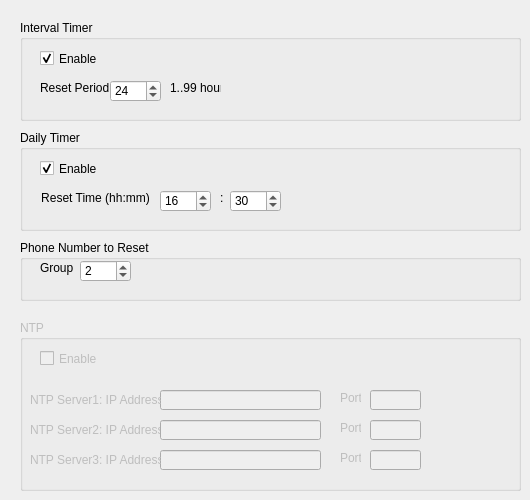
    <widget class="QWidget" name="tab_6">
     <attribute name="title">
      <string>Restart/Time</string>
     </attribute>
     <widget class="QGroupBox" name="groupBox_16">
      <property name="geometry">
       <rect>
        <x>20</x>
        <y>20</y>
        <width>501</width>
        <height>101</height>
       </rect>
      </property>
      <property name="title">
       <string>Interval Timer</string>
      </property>
      <widget class="QCheckBox" name="RSIT">
       <property name="geometry">
        <rect>
         <x>20</x>
         <y>30</y>
         <width>70</width>
         <height>17</height>
        </rect>
       </property>
       <property name="text">
        <string>Enable</string>
       </property>
       <property name="checked">
        <bool>true</bool>
       </property>
      </widget>
      <widget class="QLabel" name="lblRSHR">
       <property name="geometry">
        <rect>
         <x>20</x>
         <y>60</y>
         <width>71</width>
         <height>16</height>
        </rect>
       </property>
       <property name="text">
        <string>Reset Period</string>
       </property>
      </widget>
      <widget class="QLabel" name="lblRSHR_2">
       <property name="geometry">
        <rect>
         <x>150</x>
         <y>60</y>
         <width>51</width>
         <height>16</height>
        </rect>
       </property>
       <property name="text">
        <string>1..99 hour</string>
       </property>
      </widget>
      <widget class="QSpinBox" name="RSHR">
       <property name="geometry">
        <rect>
         <x>90</x>
         <y>60</y>
         <width>51</width>
         <height>22</height>
        </rect>
       </property>
       <property name="minimum">
        <number>1</number>
       </property>
       <property name="maximum">
        <number>99</number>
       </property>
       <property name="value">
        <number>24</number>
       </property>
      </widget>
     </widget>
     <widget class="QGroupBox" name="groupBox_17">
      <property name="geometry">
       <rect>
        <x>20</x>
        <y>130</y>
        <width>501</width>
        <height>101</height>
       </rect>
      </property>
      <property name="title">
       <string>Daily Timer</string>
      </property>
      <widget class="QLabel" name="lblDTHR">
       <property name="geometry">
        <rect>
         <x>20</x>
         <y>60</y>
         <width>111</width>
         <height>16</height>
        </rect>
       </property>
       <property name="text">
        <string>&lt;html&gt;&lt;head/&gt;&lt;body&gt;&lt;p align=&quot;center&quot;&gt;Reset Time (hh:mm)&lt;/p&gt;&lt;/body&gt;&lt;/html&gt;</string>
       </property>
      </widget>
      <widget class="QCheckBox" name="RSDT">
       <property name="geometry">
        <rect>
         <x>20</x>
         <y>30</y>
         <width>70</width>
         <height>17</height>
        </rect>
       </property>
       <property name="text">
        <string>Enable</string>
       </property>
       <property name="checked">
        <bool>true</bool>
       </property>
      </widget>
      <widget class="QLabel" name="label_68">
       <property name="geometry">
        <rect>
         <x>200</x>
         <y>60</y>
         <width>16</width>
         <height>16</height>
        </rect>
       </property>
       <property name="text">
        <string>:</string>
       </property>
      </widget>
      <widget class="QSpinBox" name="DTHR">
       <property name="geometry">
        <rect>
         <x>140</x>
         <y>60</y>
         <width>51</width>
         <height>22</height>
        </rect>
       </property>
       <property name="minimum">
        <number>0</number>
       </property>
       <property name="maximum">
        <number>23</number>
       </property>
       <property name="value">
        <number>16</number>
       </property>
      </widget>
      <widget class="QSpinBox" name="DTMN">
       <property name="geometry">
        <rect>
         <x>210</x>
         <y>60</y>
         <width>51</width>
         <height>22</height>
        </rect>
       </property>
       <property name="minimum">
        <number>0</number>
       </property>
       <property name="maximum">
        <number>59</number>
       </property>
       <property name="value">
        <number>30</number>
       </property>
      </widget>
     </widget>
     <widget class="QGroupBox" name="groupBox_18">
      <property name="geometry">
       <rect>
        <x>20</x>
        <y>240</y>
        <width>501</width>
        <height>61</height>
       </rect>
      </property>
      <property name="title">
       <string>Phone Number to Reset</string>
      </property>
      <widget class="QLabel" name="label_71">
       <property name="geometry">
        <rect>
         <x>20</x>
         <y>20</y>
         <width>71</width>
         <height>16</height>
        </rect>
       </property>
       <property name="text">
        <string>Group</string>
       </property>
      </widget>
      <widget class="QSpinBox" name="GPHR">
       <property name="geometry">
        <rect>
         <x>60</x>
         <y>20</y>
         <width>51</width>
         <height>22</height>
        </rect>
       </property>
       <property name="minimum">
        <number>0</number>
       </property>
       <property name="maximum">
        <number>9</number>
       </property>
       <property name="value">
        <number>2</number>
       </property>
      </widget>
     </widget>
     <widget class="QGroupBox" name="groupBox_19">
      <property name="enabled">
       <bool>false</bool>
      </property>
      <property name="geometry">
       <rect>
        <x>20</x>
        <y>320</y>
        <width>501</width>
        <height>171</height>
       </rect>
      </property>
      <property name="title">
       <string>NTP</string>
      </property>
      <widget class="QCheckBox" name="checkBox_18">
       <property name="geometry">
        <rect>
         <x>20</x>
         <y>30</y>
         <width>70</width>
         <height>17</height>
        </rect>
       </property>
       <property name="text">
        <string>Enable</string>
       </property>
      </widget>
      <widget class="QLineEdit" name="lineEdit_56">
       <property name="geometry">
        <rect>
         <x>140</x>
         <y>70</y>
         <width>161</width>
         <height>20</height>
        </rect>
       </property>
      </widget>
      <widget class="QLabel" name="label_72">
       <property name="geometry">
        <rect>
         <x>320</x>
         <y>70</y>
         <width>21</width>
         <height>16</height>
        </rect>
       </property>
       <property name="text">
        <string>Port</string>
       </property>
      </widget>
      <widget class="QLabel" name="label_73">
       <property name="geometry">
        <rect>
         <x>10</x>
         <y>70</y>
         <width>131</width>
         <height>20</height>
        </rect>
       </property>
       <property name="text">
        <string>NTP Server1: IP Address</string>
       </property>
      </widget>
      <widget class="QLineEdit" name="lineEdit_57">
       <property name="geometry">
        <rect>
         <x>350</x>
         <y>70</y>
         <width>51</width>
         <height>20</height>
        </rect>
       </property>
      </widget>
      <widget class="QLabel" name="label_74">
       <property name="geometry">
        <rect>
         <x>10</x>
         <y>100</y>
         <width>131</width>
         <height>20</height>
        </rect>
       </property>
       <property name="text">
        <string>NTP Server2: IP Address</string>
       </property>
      </widget>
      <widget class="QLineEdit" name="lineEdit_58">
       <property name="geometry">
        <rect>
         <x>140</x>
         <y>100</y>
         <width>161</width>
         <height>20</height>
        </rect>
       </property>
      </widget>
      <widget class="QLabel" name="label_75">
       <property name="geometry">
        <rect>
         <x>320</x>
         <y>100</y>
         <width>21</width>
         <height>16</height>
        </rect>
       </property>
       <property name="text">
        <string>Port</string>
       </property>
      </widget>
      <widget class="QLineEdit" name="lineEdit_59">
       <property name="geometry">
        <rect>
         <x>350</x>
         <y>100</y>
         <width>51</width>
         <height>20</height>
        </rect>
       </property>
      </widget>
      <widget class="QLineEdit" name="lineEdit_60">
       <property name="geometry">
        <rect>
         <x>350</x>
         <y>130</y>
         <width>51</width>
         <height>20</height>
        </rect>
       </property>
      </widget>
      <widget class="QLineEdit" name="lineEdit_61">
       <property name="geometry">
        <rect>
         <x>140</x>
         <y>130</y>
         <width>161</width>
         <height>20</height>
        </rect>
       </property>
      </widget>
      <widget class="QLabel" name="label_76">
       <property name="geometry">
        <rect>
         <x>10</x>
         <y>130</y>
         <width>131</width>
         <height>20</height>
        </rect>
       </property>
       <property name="text">
        <string>NTP Server3: IP Address</string>
       </property>
      </widget>
      <widget class="QLabel" name="label_77">
       <property name="geometry">
        <rect>
         <x>320</x>
         <y>130</y>
         <width>21</width>
         <height>16</height>
        </rect>
       </property>
       <property name="text">
        <string>Port</string>
       </property>
      </widget>
     </widget>
    </widget>
